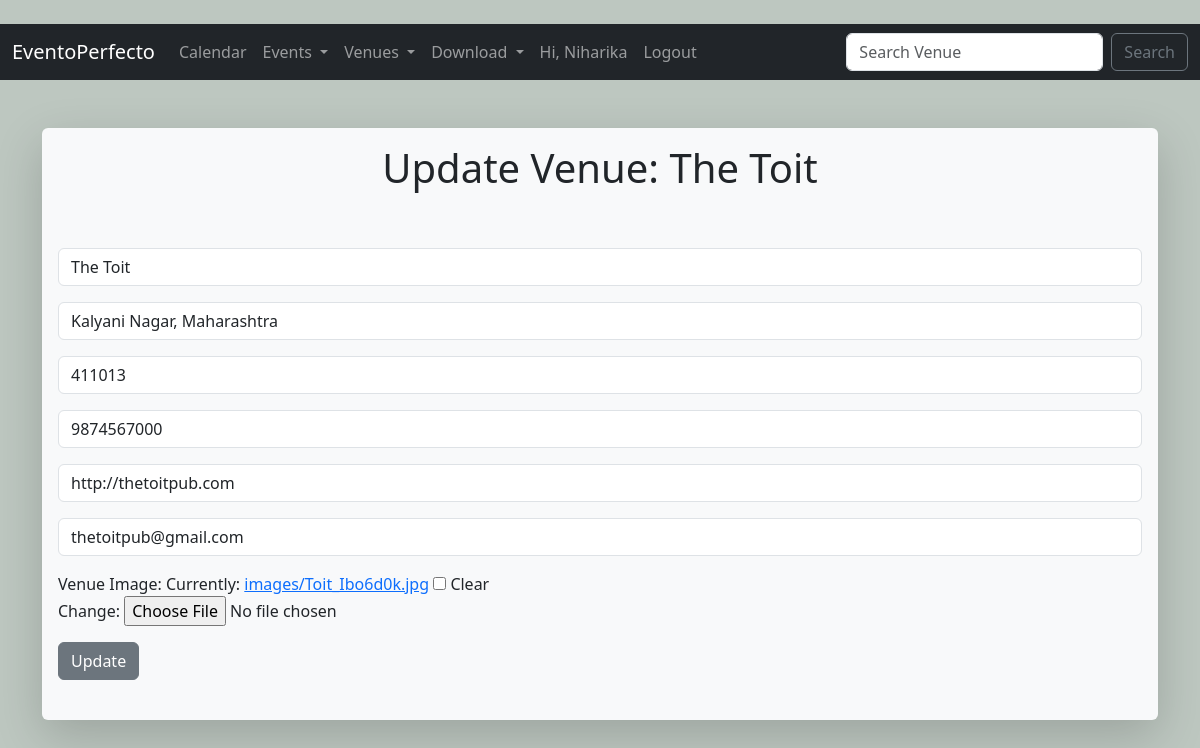
Page /event_app/update_venue/2 (signed in) on the committed database.
### events/models.py (models this page shows)
class Venue(models.Model):
    name = models.CharField('Venue Name', max_length=120)
    address = models.CharField(max_length=300)
    zip_code = models.CharField('Zip Code', max_length=15)
    phone = models.CharField('Phone Number', max_length=25)
    web = models.URLField('Website Address')
    email = models.EmailField('Email')
    owner = models.IntegerField('Venue Owner', blank=False, default=1)
    image = models.ImageField(null=True, blank=True, upload_to="images/")
    def __str__(self):
        return self.name

### events/views.py (the view)
# urls.py: path('update_venue/<int:venue_id>', views.update_venue, name='update-venue'),
def update_venue(request, venue_id):
    venue = Venue.objects.get(pk=venue_id)
    form = VenueForm(request.POST or None,request.FILES or None,  instance=venue)
    if venue.owner == request.user.id:
        if form.is_valid():
            form.save()
            return redirect('list-venues')
        return render(request, "update_venue.html", {'venue' : venue, 'form':form})
    else:
        messages.success(request, "You are not authorized to update this venue. Only owner and admin can update.")

### events/forms.py
class VenueForm(ModelForm):
    class Meta:
        model = Venue
        fields = ('name', 'address', 'zip_code', 'phone', 'web', 'email', 'image' )  # "__all__"
        labels  = {
            'name': '',
            'address': '',
            'zip_code': '',
            'phone': '',
            'web': '',
            'email': '',
            'image': ' Venue Image',
        }
        widgets = {
            'name': forms.TextInput(attrs={'class':'form-control', 'placeholder': 'Enter Venue Name Here'}),
            'address': forms.TextInput(attrs={'class':'form-control', 'placeholder': 'Address of the venue'}),
            'zip_code': forms.TextInput(attrs={'class':'form-control', 'placeholder': 'Zip Code'}),
            'phone': forms.TextInput(attrs={'class':'form-control', 'placeholder': 'Phone Number'}),
            'web': forms.TextInput(attrs={'class':'form-control', 'placeholder': 'Web address'}),
            'email': forms.EmailInput(attrs={'class':'form-control', 'placeholder': 'Email'})
        }

### events/templates/update_venue.html (shortened to what this page needs)
{% extends 'base.html'%}
{% block content%}
    {% if user.is_authenticated and venue.owner == user.id%}
        <div >
            <h1 align="center">Update Venue: {{ venue }}</h1>
            <br/> <br/>
            {% if submitted %}
                Your Venue was submitted successfully!!!
            {% else %}
                    <form action="" method="POST" enctype="multipart/form-data">
                        {{ form.as_p}}
                        <input align="center" type="submit" value="Update" class="btn btn-secondary" >
                    </form>
            {% endif %}
        </div>
    {% else %}
        <h2>Sorry...You don't have access to update!!</h2>
    {% endif %}
{% endblock content%}

### templates/navbar.html (shortened to what this page needs)
<nav class="navbar navbar-expand-lg navbar-dark bg-dark">
  <div class="container-fluid">
    <a class="navbar-brand" href="{% url 'home'%}">EventoPerfecto</a>
    <div class="collapse navbar-collapse" id="navbarSupportedContent">
      <ul class="navbar-nav me-auto mb-2 mb-lg-0">
        <li class="nav-item">
          <a class="nav-link " href="{% url 'current' %}">Calendar</a>
        </li>
        <li class="nav-item dropdown">
          <a class="nav-link dropdown-toggle" href="#" role="button" data-bs-toggle="dropdown" aria-expanded="false">
           Events
          </a>
        </li>
        <li class="nav-item dropdown">
          <a class="nav-link dropdown-toggle" href="#" role="button" data-bs-toggle="dropdown" aria-expanded="false">
            Venues
          </a>
        </li>
        <li class="nav-item dropdown">
          <a class="nav-link dropdown-toggle" href="#" role="button" data-bs-toggle="dropdown" aria-expanded="true">
            Download
          </a>
        </li>
        {% if user.is_authenticated %}
            <li class="nav-item"><a class="nav-link disable" href="#">Hi, {{user.first_name}}</a></li>
            <li class="nav-item"><a class="nav-link" href="{% url 'logout' %}">Logout</a></li>
        {% endif%}
      </ul>
      <form class="d-flex" role="search" method=POST action="{% url 'search-venue' %}">
        <input class="form-control me-2" type="search" placeholder="Search Venue" name="searched" aria-label="Search">
        <button class="btn btn-outline-secondary" type="submit">Search</button>
      </form>
    </div>
  </div>
</nav>

### rows in the picture
Venue: name "The Toit", address "Kalyani Nagar, Maharashtra", zip_code "411013", phone "9874567000", web "http://thetoitpub.com", email "thetoitpub@gmail.com"

### other values in the picture
{{ user.first_name }} "Niharika"
